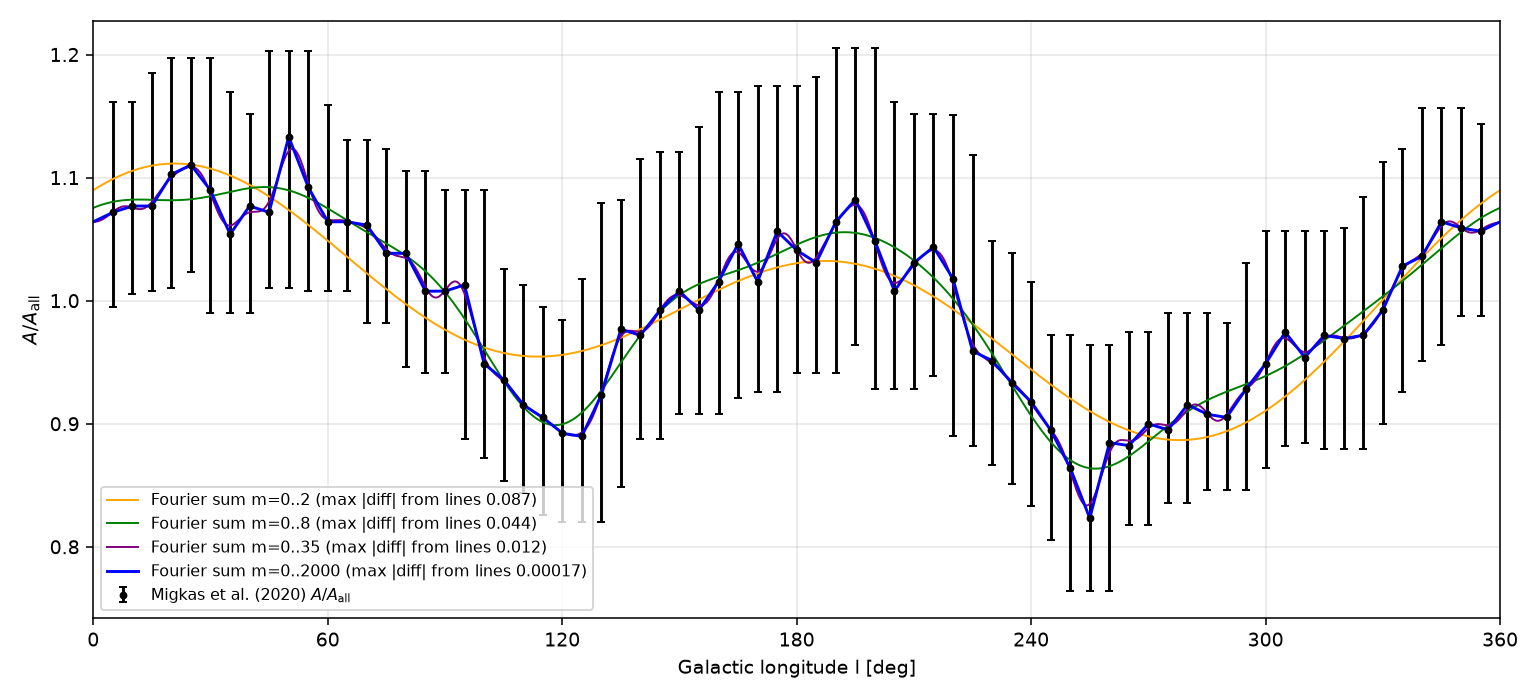

The Python source for this figure:
# Migkas A/A_all connect-the-dots curve rebuilt from its Fourier series truncated at m=2000 (and m=2,8,35 for comparison).
import numpy as np,matplotlib;matplotlib.use('Agg');import matplotlib.pyplot as plt
d=np.genfromtxt('/workspace/cosmology/migkas/fig6_digitized.csv',delimiter=',',names=True);l,y=d['l_deg'],d['A_over_Aall'];el,eh=d['A_err_low'],d['A_err_high'];o=np.argsort(l);l,y,el,eh=l[o],y[o],el[o],eh[o]
N=2**16;g=np.arange(N)*360/N;f=np.interp(g,l,y,period=360);C=np.fft.rfft(f)
def rec(M):c=C.copy();c[M+1:]=0;return np.fft.irfft(c,N)
fig,ax=plt.subplots(figsize=(11,5));ax.errorbar(l,y,[el,eh],fmt='ko',ms=3,capsize=2,label='Migkas et al. (2020) $A/A_{\\rm all}$')
for M,cl,lw in [(2,'orange',1),(8,'green',1),(35,'purple',1),(2000,'b',1.5)]:
  r=rec(M);ax.plot(g,r,color=cl,lw=lw,label=f'Fourier sum m=0..{M} (max |diff| from lines {np.abs(r-f).max():.2g})')
ax.set(xlabel='Galactic longitude l [deg]',ylabel='$A/A_{\\rm all}$',xlim=(0,360));ax.set_xticks(range(0,361,60));ax.grid(alpha=.3);ax.legend(fontsize=8)
plt.tight_layout();plt.savefig('A_lines_2000harm.png',dpi=140)
